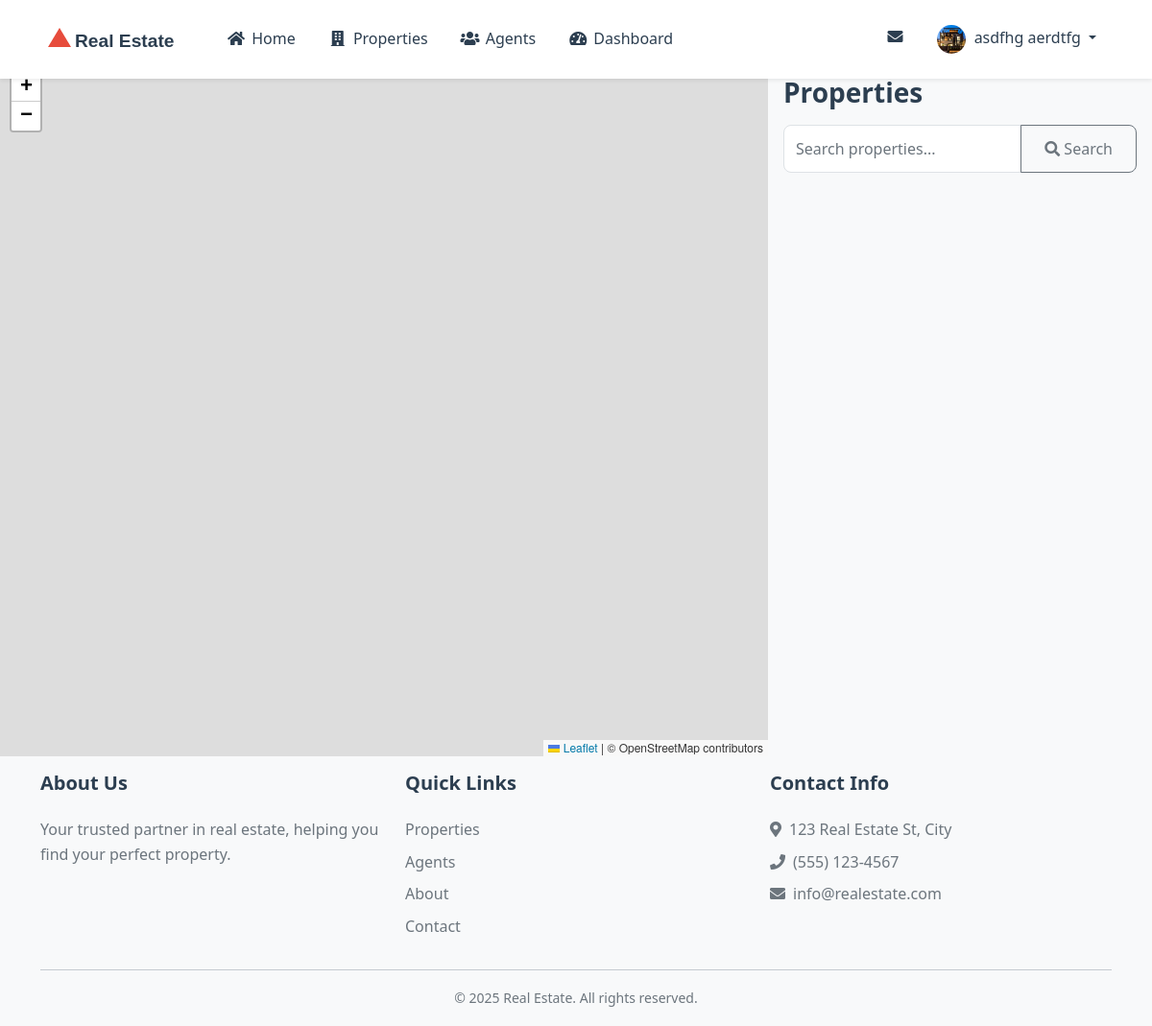
/properties/map/ (signed in), run on the app's committed database.
### accounts/models.py (models this page shows, shortened)
class User(AbstractUser):
    ROLE_CHOICES = (
        ('buyer', 'Buyer'),
        ('seller', 'Seller'),
        ('agent', 'Agent'),
    )
    email = models.EmailField(unique=True)
    phone = models.CharField(validators=[phone_regex], max_length=17, blank=True)
    role = models.CharField(max_length=10, choices=ROLE_CHOICES, default='buyer')
    profile_picture = models.ImageField(upload_to='profile_pictures/', blank=True)
    bio = models.TextField(blank=True)
    email_notifications = models.BooleanField(default=True)
    email_newsletter = models.BooleanField(default=True)
    email_marketing = models.BooleanField(default=False)
    show_email = models.BooleanField(default=False)
    show_phone = models.BooleanField(default=False)
    show_address = models.BooleanField(default=False)
    website = models.URLField(blank=True)
    facebook = models.URLField(blank=True)
    twitter = models.URLField(blank=True)
    linkedin = models.URLField(blank=True)
    two_factor_enabled = models.BooleanField(default=False)
    two_factor_secret = models.CharField(max_length=32, blank=True)
    last_login_ip = models.GenericIPAddressField(null=True, blank=True)
    failed_login_attempts = models.PositiveIntegerField(default=0)
    account_locked_until = models.DateTimeField(null=True, blank=True)
    password_changed_at = models.DateTimeField(null=True, blank=True)
    last_active = models.DateTimeField(null=True, blank=True)
    email_verified = models.BooleanField(default=False)
    phone_verified = models.BooleanField(default=False)
    class Meta:
        verbose_name = 'User'
        verbose_name_plural = 'Users'
    def is_account_locked(self):
        if self.account_locked_until and self.account_locked_until > timezone.now():
            return True
        return False
    def update_last_active(self):
        self.last_active = timezone.now()
        self.save()
    @property
    def requires_password_change(self):
        if not self.password_changed_at:
            return False
        days_since_change = (timezone.now() - self.password_changed_at).days
        return days_since_change >= 90

### properties/views.py (the view)
# urls.py: path('properties/map/', views.PropertyMapView.as_view(), name='map'),
class PropertyMapView(TemplateView):
    template_name = 'properties/property_map.html'
    def get_context_data(self, **kwargs):
        context = super().get_context_data(**kwargs)
        properties = Property.objects.filter(
            status='available',
            latitude__isnull=False,
            longitude__isnull=False
        ).values('id', 'title', 'price', 'latitude', 'longitude', 'slug')
        context['properties_json'] = list(properties)
        return context

### core/context_processors.py (called while the page is built)
def mapbox_token(request):
    return {
        'MAPBOX_TOKEN': getattr(settings, 'MAPBOX_TOKEN', '')
    }

### templates/properties/property_map.html (shortened to what this page needs)
{% extends 'base.html' %}
{% load static %}
{% load humanize %}
{% block content %}
<div class="property-map-container">
    <div class="row g-0">
        <div class="col-lg-8">
            <div id="map" class="map-container"></div>
        </div>
        <div class="col-lg-4">
            <div class="property-list bg-light property-list-container">
                <div class="p-3">
                    <h3>Properties</h3>
                    <div class="input-group mb-3">
                        <input type="text" class="form-control" id="search-input" placeholder="Search properties..." aria-label="Search properties">
                        <button class="btn btn-outline-secondary" type="button" id="search-button" aria-label="Search">
                            <i class="fas fa-search"></i> Search
                        </button>
                    </div>
                </div>
            </div>
        </div>
    </div>
</div>
{% endblock %}
{% block extra_css %}
<link rel="stylesheet" href="https://unpkg.com/leaflet@1.7.1/dist/leaflet.css" />
<link rel="stylesheet" href="https://unpkg.com/leaflet.markercluster@1.4.1/dist/MarkerCluster.css" />
<link rel="stylesheet" href="https://unpkg.com/leaflet.markercluster@1.4.1/dist/MarkerCluster.Default.css" />
{% endblock %}

### templates/base.html (shortened to what this page needs)
{% load static %}
{% load humanize %}
{% load account %}
<!DOCTYPE html>
<html lang="en" class="h-100">
<head>
    <link href="https://cdn.jsdelivr.net/npm/bootstrap@5.1.3/dist/css/bootstrap.min.css" rel="stylesheet">
    <link href="https://cdnjs.cloudflare.com/ajax/libs/font-awesome/5.15.4/css/all.min.css" rel="stylesheet">
    <link href="{% static 'css/style.css' %}" rel="stylesheet">
    {% block extra_css %}{% endblock %}
</head>
<body>
    <nav class="navbar navbar-expand-lg navbar-light bg-light fixed-top shadow-sm">
        <div class="container">
            <a class="navbar-brand" href="{% url 'properties:home' %}">
                <img src="{% static 'img/logo.svg' %}" alt="Logo" height="40">
            </a>
            <div class="collapse navbar-collapse" id="navbarNav">
                <ul class="navbar-nav me-auto">
                    <li class="nav-item">
                        <a class="nav-link" href="{% url 'properties:home' %}">
                            <span class="icon-container"><i class="fas fa-home"></i></span>
                            <span>Home</span>
                        </a>
                    </li>
                    <li class="nav-item">
                        <a class="nav-link" href="{% url 'properties:list' %}">
                            <span class="icon-container"><i class="fas fa-building"></i></span>
                            <span>Properties</span>
                        </a>
                    </li>
                    <li class="nav-item">
                        <a class="nav-link" href="{% url 'agents:list' %}">
                            <span class="icon-container"><i class="fas fa-users"></i></span>
                            <span>Agents</span>
                        </a>
                    </li>
                    {% if user.is_authenticated %}
                        <li class="nav-item">
                            <a class="nav-link" href="{% url 'accounts:dashboard' %}">
                                <span class="icon-container"><i class="fas fa-tachometer-alt"></i></span>
                                <span>Dashboard</span>
                            </a>
                        </li>
                    {% endif %}
                </ul>
                <ul class="navbar-nav">
                    {% if user.is_authenticated %}
                        <li class="nav-item">
                            <a class="nav-link position-relative" href="{% url 'messaging:inbox' %}">
                                <span class="icon-container"><i class="fas fa-envelope"></i></span>
                            </a>
                        </li>
                        <li class="nav-item dropdown">
                            <a class="nav-link dropdown-toggle" href="#" id="userDropdown" role="button" data-bs-toggle="dropdown">
                                {% if user.profile_picture %}
                                    <img src="{{ user.profile_picture.url }}" alt="Profile" class="rounded-circle" width="30" height="30">
                                {% else %}
                                    <span class="icon-container"><i class="fas fa-user-circle"></i></span>
                                {% endif %}
                                <span class="ms-1">{{ user.get_full_name|default:user.email }}</span>
                            </a>
                        </li>
                    {% endif %}
                </ul>
            </div>
        </div>
    </nav>
    <main class="flex-shrink-0 mt-5 pt-3">
        {% block content %}{% endblock %}
    </main>
    <footer class="footer mt-auto py-3 bg-light">
        <div class="container">
            <div class="row">
                <div class="col-md-4">
                    <h5>About Us</h5>
                    <p class="text-muted">Your trusted partner in real estate, helping you find your perfect property.</p>
                </div>
                <div class="col-md-4">
                    <h5>Quick Links</h5>
                    <ul class="list-unstyled">
                        <li><a href="{% url 'properties:list' %}" class="text-muted">Properties</a></li>
                        <li><a href="{% url 'agents:list' %}" class="text-muted">Agents</a></li>
                        <li><a href="{% url 'about' %}" class="text-muted">About</a></li>
                        <li><a href="{% url 'contact' %}" class="text-muted">Contact</a></li>
                    </ul>
                </div>
                <div class="col-md-4">
                    <h5>Contact Info</h5>
                    <ul class="list-unstyled text-muted">
                        <li><i class="fas fa-map-marker-alt me-2"></i>123 Real Estate St, City</li>
                        <li><i class="fas fa-phone me-2"></i>(555) 123-4567</li>
                        <li><i class="fas fa-envelope me-2"></i>info@realestate.com</li>
                    </ul>
                </div>
            </div>
            <hr>
            <div class="text-center text-muted">
                <small>&copy; {% now "Y" %} Real Estate. All rights reserved.</small>
            </div>
        </div>
    </footer>
</body>
</html>

### static/css/style.css (style rules this page uses)
:root { --primary-color: #2c3e50; --secondary-color: #e74c3c; --accent-color: #3498db; --light-gray: #f8f9fa; --dark-gray: #343a40; --text-color: #2c3e50; --border-radius: 8px; --box-shadow: 0 2px 4px rgba(0, 0, 0, 0.1); }
body { font-family: 'Segoe UI', Tahoma, Geneva, Verdana, sans-serif; color: var(--text-color); line-height: 1.6; }
h1, h2, h3, h4, h5, h6 { font-weight: 600; margin-bottom: 1rem; }
.btn { padding: 0.5rem 1.5rem; border-radius: var(--border-radius); transition: all 0.3s ease; }
.navbar { padding: 1rem 0; background-color: white !important; }
.navbar-brand img { max-height: 40px; }
.nav-link { color: var(--text-color) !important; font-weight: 500; padding: 0.5rem 1rem !important; }
.footer { background-color: var(--light-gray); padding: 3rem 0; margin-top: 4rem; }
.footer h5 { color: var(--primary-color); margin-bottom: 1.5rem; }
.footer ul li { margin-bottom: 0.5rem; }
.footer a { color: var(--text-color); text-decoration: none; }
.form-control { border-radius: var(--border-radius); padding: 0.75rem; border: 1px solid #dee2e6; }

### templates/base.html (style rules this page uses)
.navbar-nav .nav-link { padding: 0.5rem 1rem; }
.icon-container { display: inline-flex; align-items: center; justify-content: center; width: 24px; height: 24px; }

### templates/properties/property_map.html (style rules this page uses)
.map-container { height: calc(100vh - 76px); }
.property-list-container { height: calc(100vh - 76px); overflow-y: auto; }

### data on the page
User: profile_picture (picture), get_full_name "asdfhg aerdtfg"
